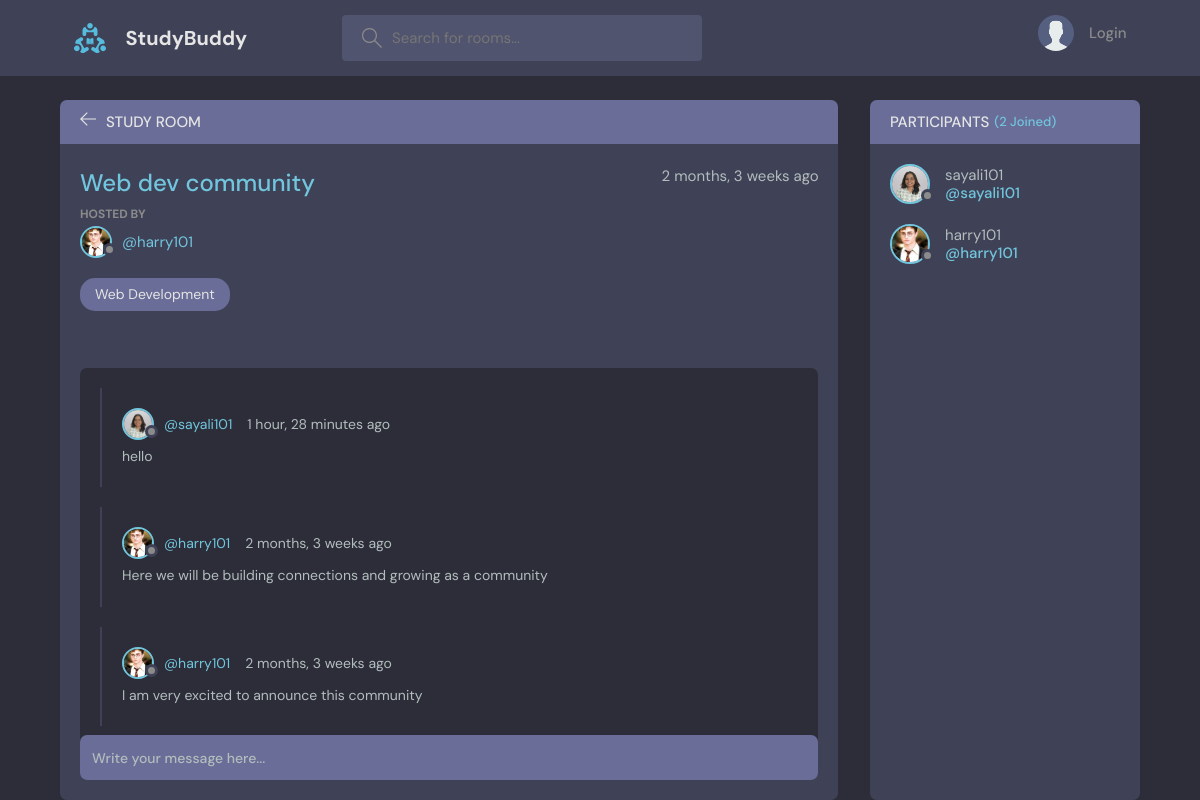
The app's page /room/2 with its own data.
### base/models.py (models this page shows, shortened)
class Room(models.Model):
  host = models.ForeignKey(User, on_delete=models.SET_NULL, null=True)
  topic = models.ForeignKey(Topic, on_delete=models.SET_NULL, null=True)
  name = models.CharField(max_length = 200)
  description = models.TextField(null = True, blank = True)
  participants = models.ManyToManyField(User, related_name='participants', blank=True)
  updated = models.DateTimeField(auto_now = True)
  created = models.DateTimeField(auto_now_add = True)
  class Meta:
    ordering = ['-updated', '-created']

class User(AbstractUser):
  name = models.CharField(max_length=100, null=True)
  email = models.EmailField(unique=True, null=True)
  bio = models.TextField(null=True)
  avatar = models.ImageField(null=True, default="avatar.svg")
  USERNAME_FIELD = 'email'
  REQUIRED_FIELDS = []

class Topic(models.Model):
  name = models.CharField(max_length=200)
  def __str__(self) -> str:
    return self.name

class Message(models.Model):
  user = models.ForeignKey(User, on_delete=models.CASCADE)
  room = models.ForeignKey(Room, on_delete=models.CASCADE)
  body = models.TextField()
  updated = models.DateTimeField(auto_now = True)
  created = models.DateTimeField(auto_now_add = True)
  class Meta:
    ordering = ['-updated', '-created']

### base/views.py (the view, shortened to what this page needs)
# urls.py: path('room/<str:pk>', views.getRoom),
def room(request, pk):
  room = Room.objects.get(id = pk)
  room_messages = room.message_set.all()
  participants = room.participants.all()
  context = {'room': room, 'room_messages': room_messages, 'participants':participants}
  return render(request, 'base/room.html', context)

### base/templates/base/room.html (shortened to what this page needs)
{% extends 'main.html' %}
{% block content %}
    <main class="profile-page layout layout--2">
      <div class="container">
        <div class="room">
          <div class="room__top">
            <div class="room__topLeft">
              <a href="{% url 'home' %}">
                <svg version="1.1" xmlns="http://www.w3.org/2000/svg" width="32" height="32" viewBox="0 0 32 32">
                  <title>arrow-left</title>
                  <path
                    d="M13.723 2.286l-13.723 13.714 13.719 13.714 1.616-1.611-10.96-10.96h27.625v-2.286h-27.625l10.965-10.965-1.616-1.607z"
                  ></path>
                </svg>
              </a>
              <h3>Study Room</h3>
            </div>
          </div>
          <div class="room__box scroll">
            <div class="room__header scroll">
              <div class="room__info">
                <h3>{{room.name}}</h3>
                <span>{{room.created|timesince}} ago</span>
              </div>
              <div class="room__hosted">
                <p>Hosted By</p>
                <a href="{% url 'user-profile' room.host.id %}" class="room__author">
                  <div class="avatar avatar--small">
                    <img src="{{room.host.avatar.url}}" />
                  </div>
                  <span>@{{room.host.username}}</span>
                </a>
              </div>
              <span class="room__topics">{{room.topic}}</span>
            </div>
            <div class="room__conversation">
              <div class="threads scroll">
                {% for message in room_messages %}
                <div class="thread">
                  <div class="thread__top">
                    <div class="thread__author">
                      <a href="{% url 'user-profile' message.user.id %}" class="thread__authorInfo">
                        <div class="avatar avatar--small">
                          <img src="{{message.user.avatar.url}}" />
                        </div>
                        <span>@{{message.user.username}}</span>
                      </a>
                      <span class="thread__date">{{message.created|timesince}} ago</span>
                    </div>
                  </div>
                  <div class="thread__details">
                    {{message.body}}
                  </div>
                </div>
                {% endfor %}
              </div>
            </div>
          </div>
          <div class="room__message">
            <form action="" method="post">
              <input name="body" placeholder="Write your message here..." /></form>
          </div>
        </div>
        <div class="participants">
          <h3 class="participants__top">Participants <span>({{participants.count}} Joined)</span></h3>
          <div class="participants__list scroll">
            {% for user in participants %}
            <a href="{% url 'user-profile' user.id %}" class="participant">
              <div class="avatar avatar--medium">
                <img src="{{user.avatar.url}}" />
              </div>
              <p>
                {{user.username}}
                <span>@{{user.username}}</span>
              </p>
            </a>
            {% endfor %}
          </div>
        </div>
      </div>
    </main>
{% endblock content %}

### records on screen
Room: name "Web dev community", created "2 months, 3 weeks", host.avatar (picture), host.username "harry101", topic "Web Development"
Message: user.avatar (picture), user.username "sayali101", created "1 hour, 28 minutes", body "hello"
Message: user.avatar (picture), user.username "harry101", created "2 months, 3 weeks", body "Here we will be building connections and growing as a community"
Message: user.avatar (picture), user.username "harry101", created "2 months, 3 weeks", body "I am very excited to announce this community"
User: avatar (picture), username "sayali101"
User: avatar (picture), username "harry101"

### other values on screen
{{ participants.count }} "2"
